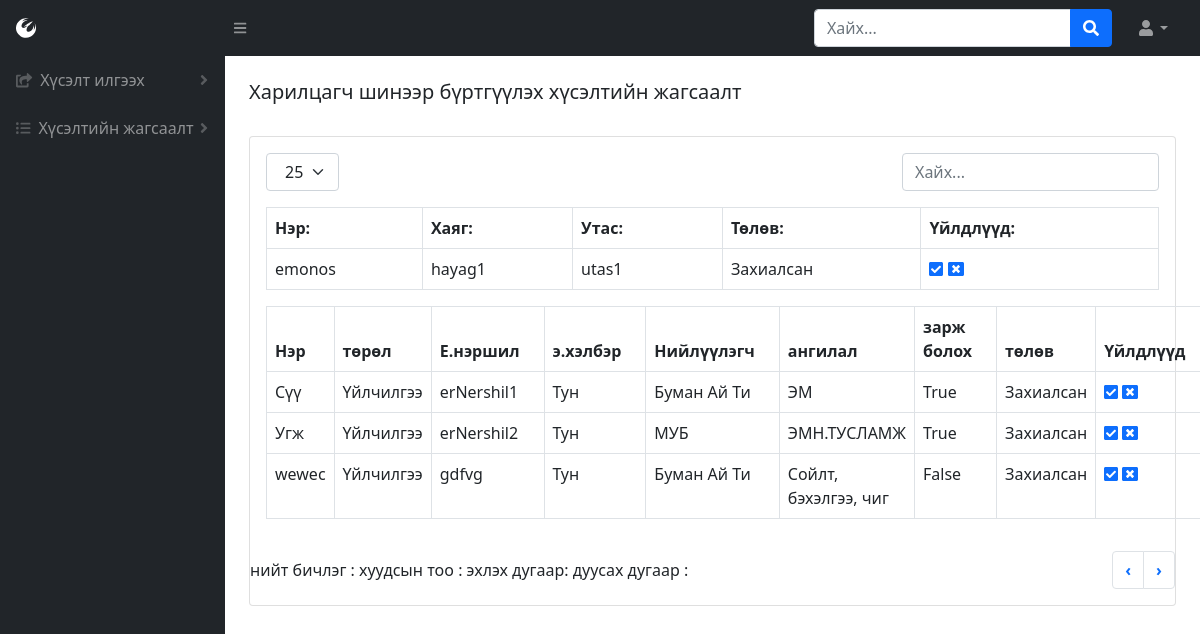
/reqCom-list (signed in), run on an earlier commit of the app's database.
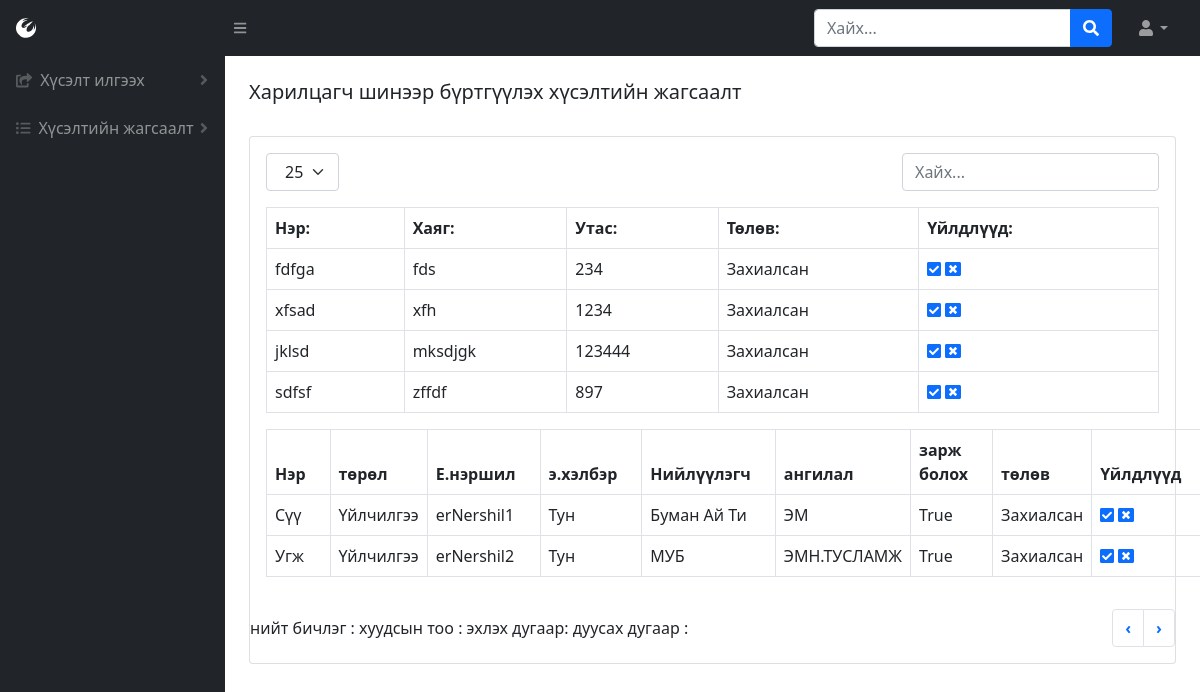
And on a later commit of the database.
### BMweb/models.py (models this page shows, shortened)
class Company(models.Model):
    comName = models.CharField(max_length=300, verbose_name=_("Компаний нэр"))
    hayag = models.CharField(max_length=1000, verbose_name=_("Компаний хаяг"))
    phone = models.CharField(max_length=30, verbose_name=_("Компаний утас"))
    thumbimage = models.ImageField(
        upload_to="media/productthumb/", blank = True, null=True,  verbose_name=_("Зураг")
    )
    comState = models.ForeignKey(State, on_delete=CASCADE, verbose_name=_("Төлөв"))
    class Meta:
        verbose_name = _("Компани")
        verbose_name_plural = _("Компани")

class State(models.Model):
    stateName = models.CharField(max_length=300, verbose_name=_("Төлөвийн нэр"))
    class Meta:
        verbose_name = _("Барааны төлөв")
        verbose_name_plural = _("Барааны төлөв")
    def __str__(self):
        return self.stateName

class Product(models.Model):
    prodName = models.CharField(max_length=300, verbose_name=_("Барааны нэр"))
    prodName_en = models.CharField(max_length=300, verbose_name=_("Барааны нэр англи"))
    brand = models.ForeignKey(ProdBrand, related_name='brands',on_delete=models.CASCADE, verbose_name=_("Брэнд нэр"))
    zCode = models.CharField(max_length=300, null=True, blank=True, verbose_name=_("Зураасан код"))
    prodType = models.ForeignKey(ProdType, related_name='products',on_delete=models.CASCADE, verbose_name=_("Төрлийн нэр"))
    zzCode = models.IntegerField(null=True, blank=True, verbose_name=_("Нэмэлт зураасан код"))
    price = models.DecimalField(max_digits=16, decimal_places=2, verbose_name=_("Үнэ"))
    hemNegj = models.ForeignKey(HemNegj, related_name='hemNegj', on_delete=models.CASCADE,verbose_name=_("Хэмжих нэгж"))
    hudNegj = models.ForeignKey(HemNegj, related_name='hudNegj', on_delete=models.CASCADE, verbose_name=_("Худалдан авалтын нэгж"))
    company = models.ManyToManyField(Company,related_name='products',verbose_name=_("Компани"))
    erNershil = models.CharField(max_length=300, verbose_name=_("Ерөнхий нэршил"))
    emHelber = models.ForeignKey(EmHelber, on_delete=models.CASCADE,verbose_name=_("Эмийн хэлбэр"))
    paiz = models.ForeignKey(Paiz, on_delete=models.CASCADE,verbose_name=_("Пайз"))
    uildwerlegch = models.ForeignKey(Manufacturer, on_delete=models.CASCADE, verbose_name=_("Үйлдвэрлэгч"))
    uNiiluulegch = models.ForeignKey(Niiluulegch, on_delete=models.CASCADE, verbose_name=_("Үндсэн нийлүүлэгч"))
    category = models.ForeignKey(Category,related_name='categories', on_delete=models.CASCADE, verbose_name=_("Ангилал"))
    borBoloh = models.BooleanField(verbose_name=_("Борлуулж болох эсэх"),default=False)
    hudAwch = models.BooleanField(verbose_name=_("Худалдан авч болох эсэх"),default=False)
    zarBoloh = models.BooleanField(verbose_name=_("Зарлагдаж болох эсэх"),default=False)
    pos = models.BooleanField(verbose_name=_("Посоор зарж болох эсэх"),default=False)
    posCat = models.ForeignKey(PosCategory,related_name='categories', on_delete=models.CASCADE, verbose_name=_("Посын ангилал"))
    thumbimage = models.ImageField(
        upload_to="media/productthumb/", blank = True, null=True,  verbose_name=_("Зураг")
    )
    hutlult = models.ForeignKey(Hutlult, on_delete=models.CASCADE,verbose_name=_("Хөтлөлт"))
    state = models.ForeignKey(State,related_name='products', on_delete=models.CASCADE, verbose_name=_("Төлөв"))
    class Meta:
        verbose_name = _("Бараа")
        verbose_name_plural = _("Бараа")

class ProdType(models.Model):
    typeName = models.CharField(max_length=300, verbose_name=_("Төрлийн нэр"))
    class Meta:
        verbose_name = _("Барааны төрөл")
        verbose_name_plural = _("Барааны төрөл")
    def __str__(self):
        return self.typeName

class EmHelber(models.Model):
    emHelberName = models.CharField(max_length=300,verbose_name=_("Эмийн хэлбэрийн нэр"))
    class Meta:
        verbose_name = _("Эмийн хэлбэр")
        verbose_name_plural = _("Эмийн хэлбэр")
    def __str__(self):
        return self.emHelberName

class Niiluulegch(models.Model):
    niiName = models.CharField(max_length=300,verbose_name=_("Нийлүүлэгчийн нэр"))
    class Meta:
        verbose_name = ("Нийлүүлэгч")
        verbose_name_plural = ("Нийлүүлэгч")
    def __str__(self):
        return self.niiName

class Category(models.Model):
    catName = models.CharField(max_length=300, verbose_name=_("Ангилалын нэр"))
    parent = models.IntegerField(null=True, blank=True, verbose_name=_("Эцэг ангилал"))
    class Meta:
        verbose_name = _("Ангилал")
        verbose_name_plural = _("Ангилал")
    def __str__(self):
        return self.catName

### BMweb/views.py (the view)
# urls.py: path('reqCom-list', views.reqComList),
def reqComList(request):
    if 'user_id' in request.session:
        c = Company.objects.all()
        p = Product.objects.all()
        h = Hereglegch.objects.get(pk=request.session['user_id'])
        return render(request,'requestList.html', {'user': h, 'companyList': c, 'productList': p})
    else:
        return redirect('/login')

### BMweb/models.py (called while the page is built)
    def __str__(self):
        return self.manName

    def __str__(self):
        return self.paizName

    def __str__(self):
        return self.hemNegjName

### BMweb/templates/requestList.html (shortened to what this page needs)
{% load static %}
<!DOCTYPE html>
<html lang="en">
    <head>
        <link href="https://cdn.jsdelivr.net/npm/simple-datatables@latest/dist/style.css" rel="stylesheet" />
        <link href="css/styles.css" rel="stylesheet" />
        <link href="{% static 'css/styles.css' %}" rel="stylesheet"/>
    </head>
    <body class="sb-nav-fixed">
        {% include "topNav.html" %}
        <div id="layoutSidenav">
            {% include "leftNav.html" %}
            <div id="layoutSidenav_content">
                {% include "comReqList.html" %}
            </div>
        </div>
    </body>
</html>

### BMweb/templates/comReqList.html (shortened to what the changed rows need)
<main>{% include "tabs.html" %}
    <div class="container-fluid px-4">
        <div class="card mb-4">
            <div class="card-body">
                <table id="datatablesSimple" class="dataTable-table">
                  <thead>
                      <tr>
                          <th data-sortable="" class="asc">
                              <a href="#" class="dataTable-sorter">Нэр:</a>
                          </th>
                          <th data-sortable="" class="asc">
                              <a href="#" class="dataTable-sorter">Хаяг:</a>
                          </th>
                          <th data-sortable="" class="asc">
                              <a href="#" class="dataTable-sorter">Утас:</a>
                          </th>
                          <th data-sortable="" class="asc">
                              <a href="#" class="dataTable-sorter">Төлөв:</a>
                          </th>
                          <th data-sortable="" class="asc">
                            <a href="#" class="dataTable-sorter">Үйлдлүүд:</a>
                        </th>
                      </tr>
                  </thead>
                    {% for h in companyList %}
                        {% if  h.comState_id == 1 %}
                            <tr>
                                <td>{{ h.comName }}</td>
                                <td>{{ h.hayag }}</td>
                                <td>{{ h.phone }}</td>
                                <td>{{ h.comState }}</td>
                                <td>
                                    <a href="/change-stateCom/{{h.id}}/3"><i class="fas fa-check-square"></i></a>
                                    <a href="/change-stateCom/{{h.id}}/2"><i class="fas fa-window-close"></i></a>
                                </td>
                            </tr>
                        {% endif %}
                    {% endfor %}
                </table>
                <table id="datatablesSimple" class="dataTable-table">
                    <thead>
                        <tr>
                            <th data-sortable="" class="asc">
                                <a href="#" class="dataTable-sorter">Нэр</a>
                            </th>
                            <th data-sortable="" class="asc">
                                <a href="#" class="dataTable-sorter">төрөл</a>
                            </th>
                            <th data-sortable="" class="asc">
                                <a href="#" class="dataTable-sorter">Е.нэршил</a>
                            </th>
                            <th data-sortable="" class="asc">
                                <a href="#" class="dataTable-sorter">э.хэлбэр</a>
                            </th>
                            <th data-sortable="" class="asc">
                                <a href="#" class="dataTable-sorter">Нийлүүлэгч</a>
                            </th>
                            <th data-sortable="" class="asc">
                                <a href="#" class="dataTable-sorter">ангилал</a>
                            </th>
                            <th data-sortable="" class="asc">
                                <a href="#" class="dataTable-sorter">зарж болох</a>
                            </th>
                            <th data-sortable="" class="asc">
                                <a href="#" class="dataTable-sorter">төлөв</a>
                            </th>
                            <th data-sortable="" class="asc">
                                <a href="#" class="dataTable-sorter">Үйлдлүүд</a>
                            </th>
                        </tr>
                    </thead>
                    {% for h in productList %}
                        {% if  h.state_id == 1 %}
                            <tr>
                                <td>{{ h.prodName }}</td>
                                <td>{{ h.prodType }}</td>
                                <td>{{ h.erNershil }}</td>
                                <td>{{ h.emHelber }}</td>
                                <td>{{ h.uNiiluulegch }}</td>
                                <td>{{ h.category }}</td>
                                <td>{{ h.zarBoloh }}</td>
                                <td>{{ h.state }}</td>
                                <td>
                                <a href="/change-stateProd/{{h.id}}/3"><i class="fas fa-check-square"></i></a>
                                <a href="/change-stateProd/{{h.id}}/2"><i class="fas fa-window-close"></i></a>
                                </td>
                            </tr>
                        {% endif %}
                {% endfor %}
                </table>
            </div>
        </div>
    </div>
</main>

What changed in the data, as far as the page shows it:
no longer on this page (row edited): Company: comName "emonos", hayag "hayag1", phone "utas1", comState "Захиалсан"
no longer on this page (row edited): Product: prodName "weweс", prodType "Үйлчилгээ", erNershil "gdfvg", emHelber "Тун", uNiiluulegch "Буман Ай Ти", category "Сойлт, бэхэлгээ, чиг", zarBoloh "False", state "Захиалсан"
added Company: comName "fdfga", hayag "fds", phone "234", comState "Захиалсан"
added Company: comName "xfsad", hayag "xfh", phone "1234", comState "Захиалсан"
added Company: comName "jklsd", hayag "mksdjgk", phone "123444", comState "Захиалсан"
added Company: comName "sdfsf", hayag "zffdf", phone "897", comState "Захиалсан"
